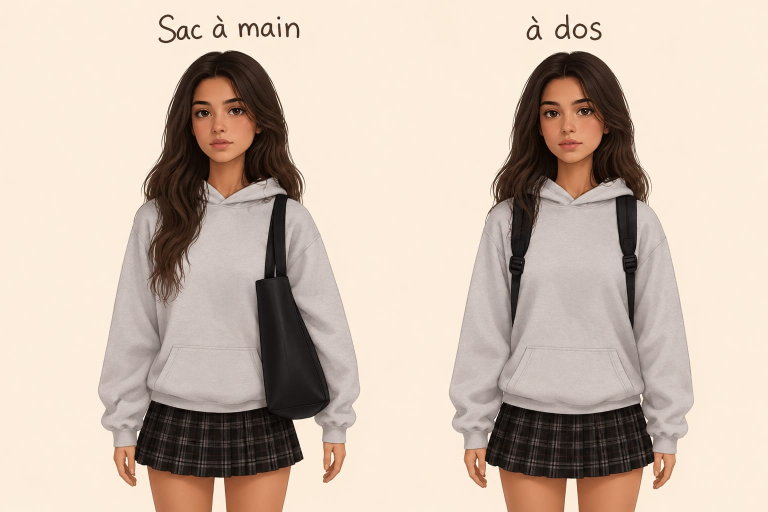
#> input picture docs/references/vetements/planche-sacs.jpg, 1536 x 1024 px (shown at 1/2 size)
$ python traceur-sacs.py
#> lines starting #> are read from the running program, lines starting #| are printed output that depends on the picture; after the words box and inside, x2 and y2 are one past the last pixel; in counts of white or black regions, pixels touching at a corner belong together
"""Décalque des sacs d'école sur docs/references/vetements/planche-sacs.jpg : pixels sombres du sac
(sac à main porté à l'épaule, bretelles du sac à dos) → assets/sacs/<modèle>.png + js/sacs-art.js (repères)."""
import json, os
import numpy as np
from PIL import Image
from scipy import ndimage
R = os.path.join(os.path.dirname(__file__), '..')
A = np.array(Image.open(os.path.join(R, 'docs/references/vetements/planche-sacs.jpg')).convert('RGB')).astype(float)
os.makedirs(os.path.join(R, 'assets/sacs'), exist_ok=True)
L = A.mean(axis=2)
def cut(name, box, seeds, lmax=95):
#> called with name = 'sacmain', box = (490, 375, 680, 850), lmax = 85
    x0, y0, x1, y1 = box
    a = A[y0:y1, x0:x1]; l = L[y0:y1, x0:x1]
    sat = a.max(axis=2) - a.min(axis=2)
    m = (l < lmax) & (sat < 16)   # noir neutre du sac (les cheveux et la jupe sont plus colorés)
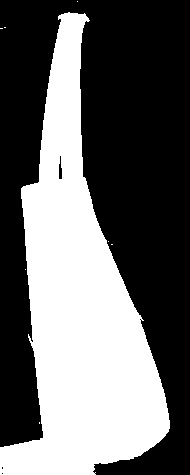
#> m: shape (475, 190) bool; 40.4% white; 8 white regions (7 under 20 px), largest, box (x1, y1, x2, y2) and area: (0, 12, 170, 475) 36447
    m = ndimage.binary_opening(m, iterations=1)
#> m: shape (475, 190) bool; 40.3% white; 1 white region, box (x1, y1, x2, y2) and area: (0, 12, 170, 475) 36413
    m = ndimage.binary_closing(m, iterations=2)
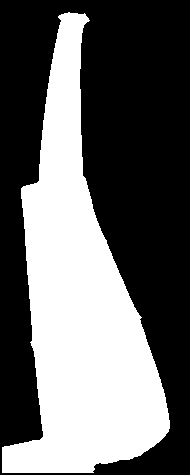
#> m: shape (475, 190) bool; 40.2% white; 1 white region, box (x1, y1, x2, y2) and area: (2, 12, 170, 473) 36245
    lab, k = ndimage.label(m)
#> k = 1
    keep = np.zeros_like(m)
    for sx, sy in seeds:
        v = lab[sy - y0, sx - x0]
        if v: keep |= lab == v
#> this loop made 2 passes
#> v on passes 1 to 2: 1, 1
    keep = ndimage.binary_fill_holes(keep)
    if name == 'sacmain':  # le bas de la jupe touche le coin du sac : on le coupe
        yy, xx = np.mgrid[y0:y1, x0:x1]; keep &= ~((yy > 800) & (xx < 545))
#> after `keep &= ~((yy > 800) & (xx < 545))`:
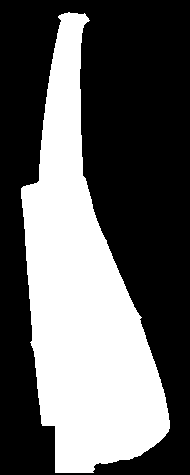
#> keep: shape (475, 190) bool; 38.2% white; 1 white region, box (x1, y1, x2, y2) and area: (21, 12, 170, 473) 34435
    al = np.clip((150 - l) / 60, 0, 1) * keep
    al = np.maximum(al, ndimage.binary_erosion(keep, iterations=1) * 1.0)
    ys, xs = np.where(keep); t, b, le, ri = ys.min(), ys.max(), xs.min(), xs.max()
#> after `t, b, le, ri = (ys.min(), ys.max(), xs.min(), xs.max())`: t = 12; b = 472; le = 21; ri = 169
    rgba = np.dstack([a, al * 255]).astype(np.uint8)[t:b + 1, le:ri + 1]
    Image.fromarray(rgba, 'RGBA').save(os.path.join(R, f'assets/sacs/{name}.png'))
    return dict(x=int(x0 + le), y=int(y0 + t), w=int(ri - le + 1), h=int(b - t + 1))
art = {}
art['sacmain'] = cut('sacmain', (490, 375, 680, 850), [(590, 700), (560, 420)], 85)
# sac à dos : la bretelle droite (non cachée par les cheveux), le jeu la reflète pour l'autre épaule
art['sacados'] = cut('sacados', (1200, 375, 1300, 850), [(1252, 650), (1252, 560)])
#> call 2 of cut, with name = 'sacados', box = (1200, 375, 1300, 850), lmax = 95
#> in cut (call 2), `a = A[y0:y1, x0:x1]`:
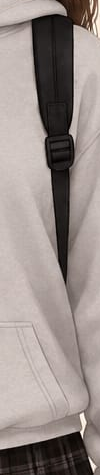
#> a: shape (475, 100, 3) float64; mean R, G, B 152.5, 141.9, 138.1
#> in cut (call 2), `sat = a.max(axis=2) - a.min(axis=2)`:
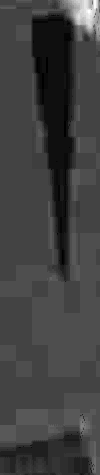
#> sat: shape (475, 100) float64; min 2, max 51, mean 14.4; drawn with min black and max white
#> in cut (call 2), `m = (l < lmax) & (sat < 16)`: m: shape (475, 100) bool; 20.9% white; 10 white regions (8 under 20 px), largest, box (x1, y1, x2, y2) and area: (14, 14, 75, 287) 6901, (0, 431, 94, 475) 3007
#> in cut (call 2), `m = ndimage.binary_opening(m, iterations=1)`: m: shape (475, 100) bool; 20.8% white; 2 white regions, box (x1, y1, x2, y2) and area: (30, 14, 75, 283) 6865, (0, 431, 93, 475) 3002
#> in cut (call 2), `m = ndimage.binary_closing(m, iterations=2)`: m: shape (475, 100) bool; 20.3% white; 2 white regions, box (x1, y1, x2, y2) and area: (30, 14, 75, 283) 6866, (2, 431, 92, 473) 2773
#> in cut (call 2), `lab, k = ndimage.label(m)`:
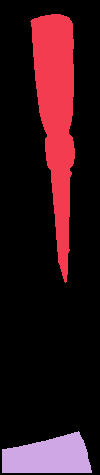
#> lab: shape (475, 100) int32; 3 distinct labels, from 0 to 2; one colour per label, 0 black
#> in cut (call 2), `lab, k = ndimage.label(m)`: k = 2
#> the loop in cut (call 2), `for sx, sy in seeds:` made 2 passes
#> v on passes 1 to 2: 0, 1
#> in cut (call 2), `ys, xs = np.where(keep)`: ys = 6866 values from 14 to 282; xs = 6866 values, max 74 at index 4784, min 30 at index 201, mean 56.29
#> in cut (call 2), `t, b, le, ri = (ys.min(), ys.max(), xs.min(), xs.max())`: t = 14; b = 282; le = 30; ri = 74
#> in cut (call 2), `rgba = np.dstack([a, al * 255]).astype(np.uint8)[t:b + 1, le:ri + 1]`:
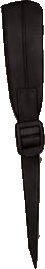
#> rgba: shape (269, 45, 4); mean R, G, B, A 96.2, 89, 86.4, 144.6; transparent parts drawn white
# repères du corps sur la planche : épaules (haut des bretelles), centre du corps
art['_ref'] = {'sacmain': {'cx': 440, 'top': 390}, 'sacados': {'cx': 1150, 'top': 390}}
print(art)
#| {'sacmain': {'x': 511, 'y': 387, 'w': 149, 'h': 461}, 'sacados': {'x': 1230, 'y': 389, 'w': 45, 'h': 269}, '_ref': {'sacmain': {'cx': 440, 'top': 390}, 'sacados': {'cx': 1150, 'top': 390}}}
open(os.path.join(R, 'js/sacs-art.js'), 'w').write('/* sacs décalqués par tools/traceur-sacs.py sur docs/references/vetements/planche-sacs.jpg — ne pas modifier à la main */\nconst SAC_ART=' + json.dumps(art, separators=(',', ':')) + ';\n')
